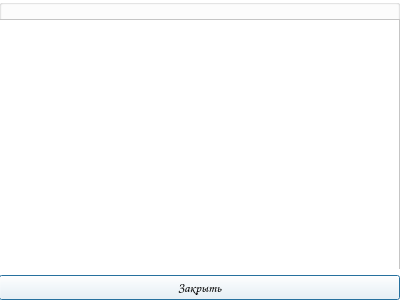
<?xml version="1.0" encoding="UTF-8"?>
<ui version="4.0">
 <class>ActorsDialog</class>
 <widget class="QDialog" name="ActorsDialog">
  <property name="geometry">
   <rect>
    <x>0</x>
    <y>0</y>
    <width>400</width>
    <height>300</height>
   </rect>
  </property>
  <property name="windowTitle">
   <string>Актеры</string>
  </property>
  <property name="autoFillBackground">
   <bool>false</bool>
  </property>
  <property name="styleSheet">
   <string notr="true">background-color:white;</string>
  </property>
  <widget class="QWidget" name="gridLayoutWidget">
   <property name="geometry">
    <rect>
     <x>-1</x>
     <y>-1</y>
     <width>401</width>
     <height>301</height>
    </rect>
   </property>
   <layout class="QGridLayout" name="gridLayout">
    <item row="0" column="0">
     <widget class="QGroupBox" name="actorsGroupBox">
      <property name="sizePolicy">
       <sizepolicy hsizetype="Expanding" vsizetype="Expanding">
        <horstretch>0</horstretch>
        <verstretch>0</verstretch>
       </sizepolicy>
      </property>
      <property name="minimumSize">
       <size>
        <width>0</width>
        <height>0</height>
       </size>
      </property>
      <property name="font">
       <font>
        <pointsize>10</pointsize>
        <weight>75</weight>
        <bold>true</bold>
       </font>
      </property>
      <property name="autoFillBackground">
       <bool>false</bool>
      </property>
      <property name="styleSheet">
       <string notr="true">background-color:white;</string>
      </property>
      <widget class="QTableView" name="tableView">
       <property name="geometry">
        <rect>
         <x>0</x>
         <y>20</y>
         <width>401</width>
         <height>271</height>
        </rect>
       </property>
      </widget>
     </widget>
    </item>
    <item row="1" column="0">
     <widget class="QPushButton" name="closeButton">
      <property name="palette">
       <palette>
        <active>
         <colorrole role="Button">
          <brush brushstyle="SolidPattern">
           <color alpha="255">
            <red>178</red>
            <green>182</green>
            <blue>255</blue>
           </color>
          </brush>
         </colorrole>
         <colorrole role="Midlight">
          <brush brushstyle="SolidPattern">
           <color alpha="255">
            <red>186</red>
            <green>102</green>
            <blue>227</blue>
           </color>
          </brush>
         </colorrole>
         <colorrole role="Base">
          <brush brushstyle="SolidPattern">
           <color alpha="255">
            <red>255</red>
            <green>255</green>
            <blue>255</blue>
           </color>
          </brush>
         </colorrole>
         <colorrole role="Window">
          <brush brushstyle="SolidPattern">
           <color alpha="255">
            <red>255</red>
            <green>255</green>
            <blue>255</blue>
           </color>
          </brush>
         </colorrole>
        </active>
        <inactive>
         <colorrole role="Button">
          <brush brushstyle="SolidPattern">
           <color alpha="255">
            <red>178</red>
            <green>182</green>
            <blue>255</blue>
           </color>
          </brush>
         </colorrole>
         <colorrole role="Midlight">
          <brush brushstyle="SolidPattern">
           <color alpha="255">
            <red>186</red>
            <green>102</green>
            <blue>227</blue>
           </color>
          </brush>
         </colorrole>
         <colorrole role="Base">
          <brush brushstyle="SolidPattern">
           <color alpha="255">
            <red>255</red>
            <green>255</green>
            <blue>255</blue>
           </color>
          </brush>
         </colorrole>
         <colorrole role="Window">
          <brush brushstyle="SolidPattern">
           <color alpha="255">
            <red>255</red>
            <green>255</green>
            <blue>255</blue>
           </color>
          </brush>
         </colorrole>
        </inactive>
        <disabled>
         <colorrole role="Button">
          <brush brushstyle="SolidPattern">
           <color alpha="255">
            <red>178</red>
            <green>182</green>
            <blue>255</blue>
           </color>
          </brush>
         </colorrole>
         <colorrole role="Midlight">
          <brush brushstyle="SolidPattern">
           <color alpha="255">
            <red>186</red>
            <green>102</green>
            <blue>227</blue>
           </color>
          </brush>
         </colorrole>
         <colorrole role="Base">
          <brush brushstyle="SolidPattern">
           <color alpha="255">
            <red>255</red>
            <green>255</green>
            <blue>255</blue>
           </color>
          </brush>
         </colorrole>
         <colorrole role="Window">
          <brush brushstyle="SolidPattern">
           <color alpha="255">
            <red>255</red>
            <green>255</green>
            <blue>255</blue>
           </color>
          </brush>
         </colorrole>
        </disabled>
       </palette>
      </property>
      <property name="font">
       <font>
        <family>Comic Sans MS</family>
        <pointsize>10</pointsize>
        <weight>75</weight>
        <bold>true</bold>
       </font>
      </property>
      <property name="text">
       <string>Закрыть</string>
      </property>
     </widget>
    </item>
   </layout>
  </widget>
 </widget>
 <resources/>
 <connections/>
</ui>
